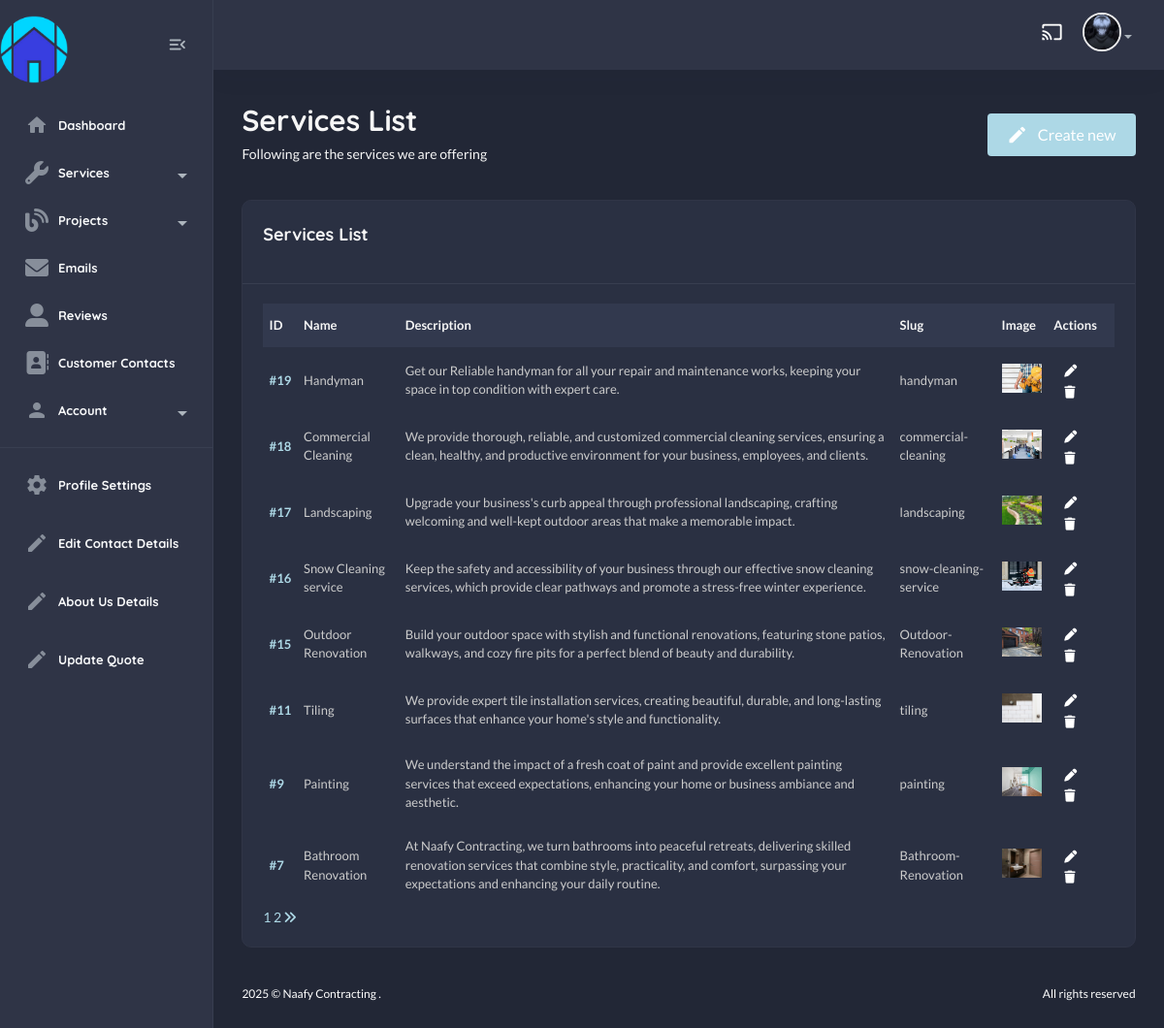
Screenshot of /useradmin/services/ (signed in) with the database file from the repository.
### useradmin/models.py (models this page shows, shortened)
class Profile(models.Model):
    user = models.OneToOneField(User, on_delete=models.CASCADE)
    first_name = models.CharField(max_length=255, blank=True, null=True)
    last_name = models.CharField(max_length=255, blank=True, null=True)
    email = models.EmailField(max_length=255, blank=True, null=True)
    bio = models.TextField(default="This is My Bio!")
    address = models.CharField(max_length=255, blank=True, null=True)
    profile_image = models.ImageField(upload_to='profile_images/', blank=True, null=True)
    last_updated = models.DateTimeField(auto_now=True)

### services/models.py (models this page shows, shortened)
class Service(models.Model):
    name = models.CharField(max_length=100)
    description = models.TextField()
    slug = models.SlugField(unique=True, blank=True)
    image = models.ImageField(upload_to="services/", default="service.jpg")
    class Meta:
        verbose_name_plural = "Services"

### useradmin/views.py (the view)
# urls.py: path("services/", views.service_view, name="service-list"),
@login_required
def service_view(request):
    services = Service.objects.all().order_by("-id")
    paginator = Paginator(services, 8)
    page_number = request.GET.get("page")
    page_obj = paginator.get_page(page_number)
    context = {
        "services" : page_obj,
    }
    return render(request, "useradmin/service-list.html", context)

### home/context_processors.py (called while the page is built)
def default(request):
    contact_details = ContactDetails.objects.first()
    return {
        "contact_details" : contact_details,
    }

### templates/useradmin/service-list.html (shortened to what this page needs)
{% extends "useradmin/base.html" %}
    {% load static %}
        {% block content %}
            <section class="content-main">
                <div class="content-header">
                    <div>
                        <h2 class="content-title card-title">Services List</h2>
                        <p>Following are the services we are offering</p>
                    </div>
                    <div>
                        <a href="{% url "useradmin:add-service" %}" class="btn button-hover-effect rounded"><i class="material-icons md-edit mr-10"></i>Create new</a>
                    </div>
                </div>
                <div class="card mb-4">
                    <header class="card-header">
                        <h4 class="card-title">Services List</h4>
                    </header>
                    <div class="card-body">
                        <div class="table-responsive">
                            <div class="table-responsive">
                                <table class="table align-middle table-nowrap mb-0">
                                    <thead class="table-light">
                                        <tr>
                                            <th class="align-middle" scope="col">ID</th>
                                            <th class="align-middle" scope="col">Name</th>
                                            <th class="align-middle" scope="col">Description</th>
                                            <th class="align-middle" scope="col">Slug</th>
                                            <th class="align-middle" scope="col">Image</th>
                                            <th class="align-middle" scope="col">Actions</th>
                                        </tr>
                                    </thead>
                                    <tbody>
                                        {% for s in services %}
                                            <tr>
                                                <td><a href="{% url "useradmin:service-detail" s.slug %}" class="fw-bold">#{{s.id}}</a></td>
                                                <td>{{s.name}}</td>
                                                <td>{{s.description}}</td>
                                                <td>{{s.slug}}</td>
                                                <td><img src="{{s.image.url}}" style="width:50px; height:30px" alt=""></td>
                                                <td>
                                                    <a href="{% url 'useradmin:edit-service' s.slug %}" class="btn btn-sm d-inline"><i class="fas fa-pen"></i></a>
                                                    <a href="{% url 'useradmin:delete-service' s.slug %}" class="btn btn-sm d-inline"><i class="fas fa-trash"></i></a>
                                                </td>
                                            </tr>
                                        {% endfor %}
                                    </tbody>
                                </table>
                            </div>
                        </div>
                        {% if services %}
                            <div class="row">
                                <div class="col-lg-12">
                                    <div class="blog__pagination">
                                        {% for num in services.paginator.page_range %}
                                            {% if services.number == num %}
                                                <a href="?page={{ num }}" class="active">{{ num }}</a>
                                            {% else %}
                                                <a href="?page={{ num }}">{{ num }}</a>
                                            {% endif %}
                                        {% endfor %}
                                        {% if services.has_next %}
                                            <a href="?page={{ services.next_page_number }}"><i class="fa fa-angle-double-right"></i></a>
                                        {% endif %}
                                    </div>
                                </div>
                            </div>
                        {% endif %}
                    </div>
                </div>
            </section>
{% endblock content %}

### templates/useradmin/base.html (shortened to what this page needs)
{% load static %}
<!DOCTYPE html>
<html lang="en">
    <head>
        <link href="{% static 'assets1/css/main.css' %}" rel="stylesheet" type="text/css" />
        <link rel="stylesheet" href="https://use.fontawesome.com/releases/v5.15.4/css/all.css">
        <link rel="stylesheet" href="{% static 'css/custom.css' %}" type="text/css">
        <link rel="stylesheet" href="https://cdnjs.cloudflare.com/ajax/libs/font-awesome/6.0.0/css/all.min.css">
    </head>
    <body class="dark">
        <aside class="navbar-aside" id="offcanvas_aside">
            <div class="d-flex justify-content-center align-items-center">
                <a href="{% url 'home:home' %}" target="_blank" class="brand-wrap">
                    <img src="{% static 'img/logo.png' %}" class="logo mr-100 mt-3" width="70px" alt="Naafy Dashboard" />
                </a>
                <div class="mx-3">
                    <button class="btn btn-icon btn-aside-minimize">
                        <i class="text-muted material-icons md-menu_open"></i>
                    </button>
                </div>
            </div>
            <nav>
                <ul class="menu-aside">
                    <li class="menu-item {% url 'useradmin:dashboard' as dashboard_url %} {% if request.path == dashboard_url %}active{% endif %}">
                        <a class="menu-link" href="{% url 'useradmin:dashboard' %}">
                            <i class="icon material-icons md-home"></i>
                            <span class="text">Dashboard</span>
                        </a>
                    </li>
                    <li class="menu-item has-submenu">
                        <a class="menu-link" href="#">
                            <i class="icon fas fa-wrench"></i>
                            <span class="text">Services</span>
                        </a>
                    </li>
                    <li class="menu-item has-submenu">
                        <a class="menu-link" href="#">
                            <i class="icon fas fa-blog"></i>
                            <span class="text">Projects</span>
                        </a>
                    </li>
                    <li class="menu-item {% url 'useradmin:email-list' as email_list_url %} {% if request.path == email_list_url %}active{% endif %}">
                        <a class="menu-link" href="{% url 'useradmin:email-list' %}">
                            <i class="icon fas fa-envelope"></i>
                            <span class="text">Emails</span>
                        </a>
                    </li>
                    <li class="menu-item {% url 'useradmin:reviews-list' as reviews_list_url %} {% if request.path == reviews_list_url %}active{% endif %}">
                        <a class="menu-link" href="{% url 'useradmin:reviews-list' %}">
                            <i class="icon fas fa-user-alt"></i>
                            <span class="text">Reviews</span>
                        </a>
                    </li>
                    <li class="menu-item {% url 'useradmin:contact-list' as contact_list_url %} {% if request.path == contact_list_url %}active{% endif %}">
                        <a class="menu-link" href="{% url 'useradmin:contact-list' %}">
                            <i class="icon fas fa-address-book"></i>
                            <span class="text">Customer Contacts</span>
                        </a>
                    </li>
                        <li class="menu-item has-submenu">
                            <a class="menu-link">
                                <i class="icon material-icons md-person"></i>
                                <span class="text">Account</span>
                            </a>
                </ul>
                <hr />
                <ul class="menu-aside">
                    <li class="menu-item">
                        <a class="menu-link" href="{% url "useradmin:profile" %}">
                            <i class="icon material-icons md-settings"></i>
                            <span class="text">Profile Settings</span>
                        </a>
                    </li>
                </ul>
                <ul class="menu-aside">
                    <li class="menu-item">
                        <a class="menu-link" href="{% url "useradmin:contact-details" %}">
                            <i class="icon material-icons md-edit"></i>
                            <span class="text">Edit Contact Details</span>
                        </a>
                    </li>
                </ul>
                <ul class="menu-aside">
                    <li class="menu-item">
                        <a class="menu-link" href="{% url "useradmin:about-us" %}">
                            <i class="icon material-icons md-edit"></i>
                            <span class="text">About Us Details</span>
                        </a>
                    </li>
                </ul>
                <ul class="menu-aside">
                    <li class="menu-item">
                        <a class="menu-link" href="{% url "useradmin:quote-view" %}">
                            <i class="icon material-icons md-edit"></i>
                            <span class="text">Update Quote</span>
                        </a>
                    </li>
                </ul>
                <br />
                <br />
            </nav>
        </aside>
        <main class="main-wrap">
            <header class="main-header navbar">
                <div class="col-nav ms-auto">
                    <ul class="nav ms-auto">
                        <li class="nav-item">
                            <a href="#" class="requestfullscreen nav-link btn-icon"><i class="material-icons md-cast"></i></a>
                        </li>
                        <li class="dropdown nav-item">
                            {% if request.user.profile.profile_image %}
                            <a class="dropdown-toggle" data-bs-toggle="dropdown" href="#" id="dropdownAccount" aria-expanded="false"> <img class="img-xs rounded-circle" src="{{request.user.profile.profile_image.url}}" alt="User" /></a>
                            {% endif %}
                        </li>
                    </ul>
                </div>
            </header>
            {% block content %}
            {% endblock content %}
            <footer class="main-footer font-xs">
                <div class="row pb-30 pt-15">
                    <div class="col-sm-6">
                        &copy; Naafy Contracting .
                    </div>
                    <div class="col-sm-6">
                        <div class="text-sm-end">All rights reserved</div>
                    </div>
                </div>
            </footer>
        </main>
    </body>
</html>

### static/css/custom.css (style rules this page uses)
.button-hover-effect { background-color: #ADD8E6; border: none; color: white; padding: 10px 20px; font-size: 16px; cursor: pointer; transition: background-color 0.4s ease-in-out, transform 0.3s ease; position: relative; overflow: hidden; }
.button-hover-effect::before { content: ''; position: absolute; top: 0; left: -100%; width: 100%; height: 100%; background-color: #6F9ACB; transition: left 0.4s ease; z-index: -1; }

### rows the page displays
Service: id "19", name "Handyman", description "Get our Reliable handyman for all your repair and maintenance works, keeping your space in top condition with expert care.", slug "handyman", image (picture)
Service: id "18", name "Commercial Cleaning", description "We provide thorough, reliable, and customized commercial cleaning services, ensuring a clean, healthy, and productive environment for your business, employees, and clients.", slug "commercial-cleaning", image (picture)
Service: id "17", name "Landscaping", description "Upgrade your business's curb appeal through professional landscaping, crafting welcoming and well-kept outdoor areas that make a memorable impact.", slug "landscaping", image (picture)
Service: id "16", name "Snow Cleaning service", description "Keep the safety and accessibility of your business through our effective snow cleaning services, which provide clear pathways and promote a stress-free winter experience.", slug "snow-cleaning-service", image (picture)
Service: id "15", name "Outdoor Renovation", description "Build your outdoor space with stylish and functional renovations, featuring stone patios, walkways, and cozy fire pits for a perfect blend of beauty and durability.", slug "Outdoor-Renovation", image (picture)
Service: id "11", name "Tiling", description "We provide expert tile installation services, creating beautiful, durable, and long-lasting surfaces that enhance your home's style and functionality.", slug "tiling", image (picture)
Service: id "9", name "Painting", description "We understand the impact of a fresh coat of paint and provide excellent painting services that exceed expectations, enhancing your home or business ambiance and aesthetic.", slug "painting", image (picture)
Service: id "7", name "Bathroom Renovation", description "At Naafy Contracting, we turn bathrooms into peaceful retreats, delivering skilled renovation services that combine style, practicality, and comfort, surpassing your expectations and enhancing your daily routine.", slug "Bathroom-Renovation", image (picture)

### other values shown
{{ num }} "1"
{{ num }} "2"
